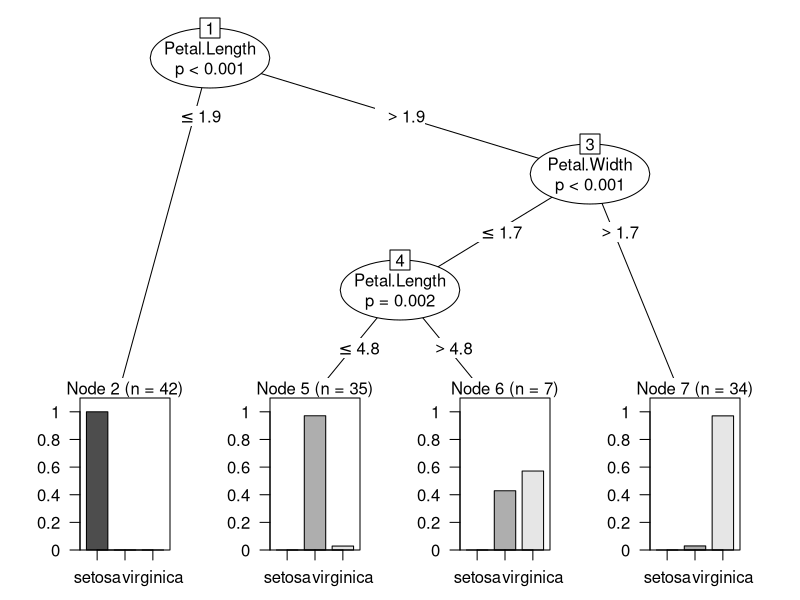
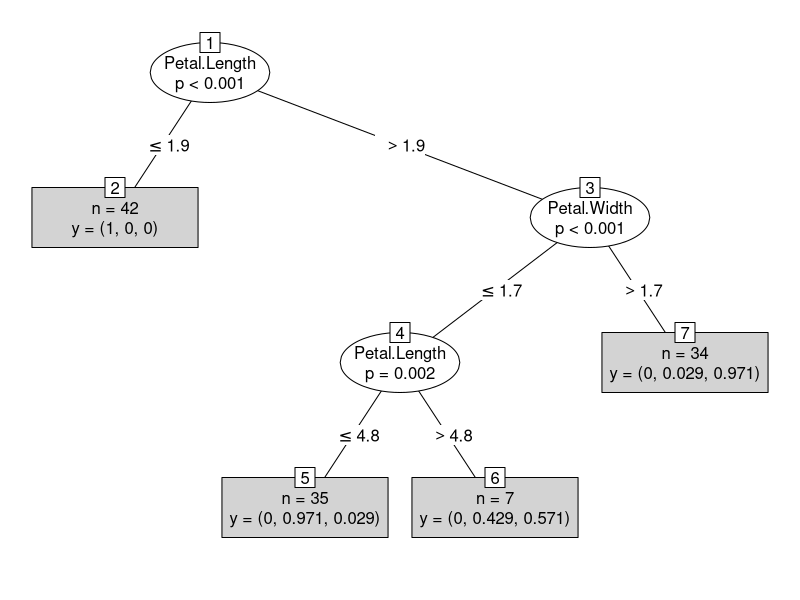
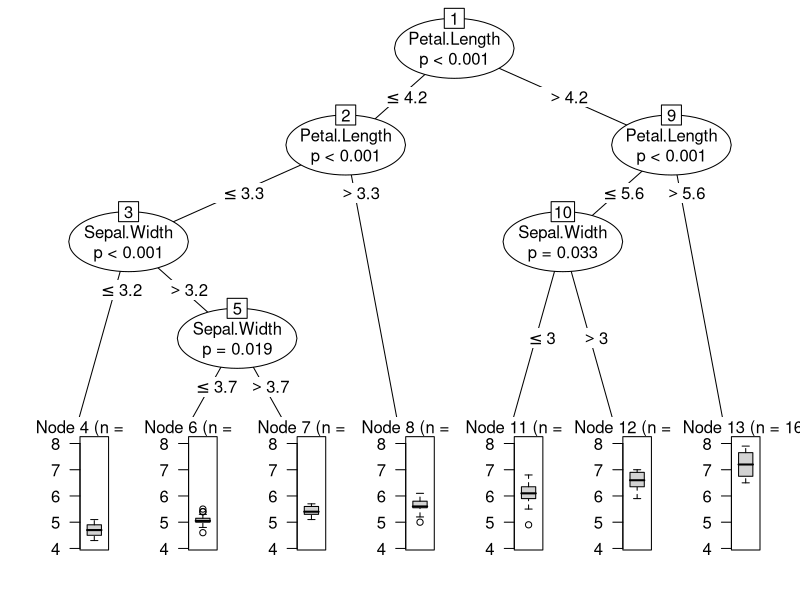

The R source for these figures, in order:
# decision Trees
#classification tree
#data
data(iris)
attach(iris)
View(iris)
str(iris)
set.seed(555)
#used to select same random samples of train and test to get same result of all repetition
ind<-sample(2,nrow(iris),replace=TRUE,prob=c(0.8,0.2))
train<-iris[ind==1,]
View(train)
test<-iris[ind==2,]
library(party)
tree<-ctree(Species~.,train)
print(tree)
plot(tree)
plot(tree,type='simple')
head(train)
#confusuion Matrix
p1<-predict(tree,test)
p1
#cross tabulation
tab1<-table(Predicted=p1,Actual=test$Species)
tab1
#accuracy
sum(diag(tab1))/sum(tab1)*100
100-(sum(diag(tab1))/sum(tab1))*100

p2<-predict(tree,train)
p2
tab2<-table(Predicted = p2,Actual =train$Species)
tab2
sum(diag(tab2))/sum(tab2)*100

#Regression Tree
tree1<-ctree(Sepal.Length~.,train)
tree1
plot(tree1)
